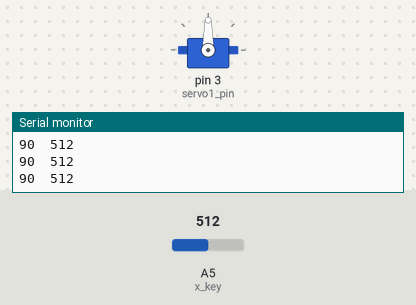
This sketch was run on a simulated Arduino Uno, built with avr-gcc and run on an emulated ATmega328P. On the bench: servo, the last lines printed to the serial monitor. Inputs (shaded band) come from the test bench; at power-on: A5 (x_key) = 512.

Above: at 1.2 s.
1.3 s: A5 (x_key) set to 710
At 1.7 s:
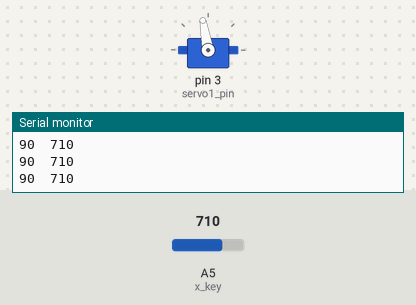
2.8 s: A5 (x_key) set to 690
At 4.0 s:
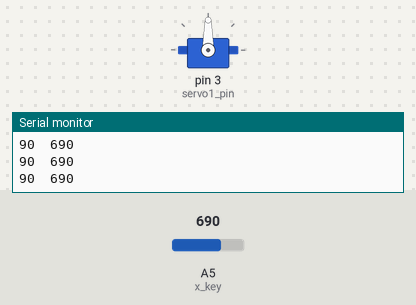
4.3 s: A5 (x_key) set to 716
At 5.1 s:
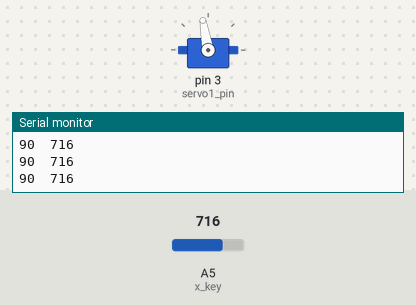
Timing chart, 0 to 7.3 s (numbered marks = the images above; inputs shaded):
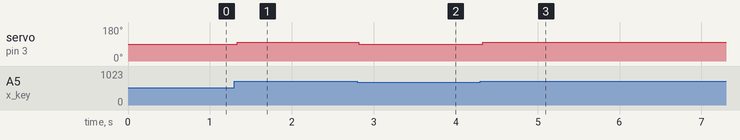

Measured:
- after the input at 1.3 s, servo on pin 3 (servo1_pin): 90° → 100° at once
- after the input at 2.8 s, servo on pin 3 (servo1_pin): 100° → 90° at once
- after the input at 4.3 s, servo on pin 3 (servo1_pin): 90° → 100° at once

The sketch:

football_goalie_servo.ino
```cpp
#include <Servo.h>
Servo servo1;//SERVO FOR GOALIE

int x_key = A5;//SERVO


int x_SERVO;//


int servo1_pin = 3;


int val = 90;
int val1 = 90;


void setup ( ) {


  servo1.attach (servo1_pin ) ;


  pinMode (x_key, INPUT) ;
  Serial.begin (9600) ;


}

void loop ( )
{
  x_SERVO = analogRead (x_key) ;


  //Serial.println(x_pos_1);
  //Serial.println(y_pos_1);
  Serial.println(x_SERVO + String("  "));


  Serial.print(val + String("  "));

  val = 90;
  servo1.write(val);

  //SERVO FOR GOALIE


  if (x_SERVO > 700)
  {

    delay(15);
    servo1.write(100);
    delay(15);                           // waits for the servo to get there
//    servo1.write(val);                  // sets the servo position
//    delay(15);                           // waits for the servo to get there


  }

  if (x_SERVO <= 400)
  {

      delay(15);
      servo1.write(80);
      delay(15);
//      servo1.write(val);                  // sets the servo position
//      delay(15);                           // waits for the servo to get there */
      ;

  }


}
// foom0009@e.ntu.edu.sg
```
